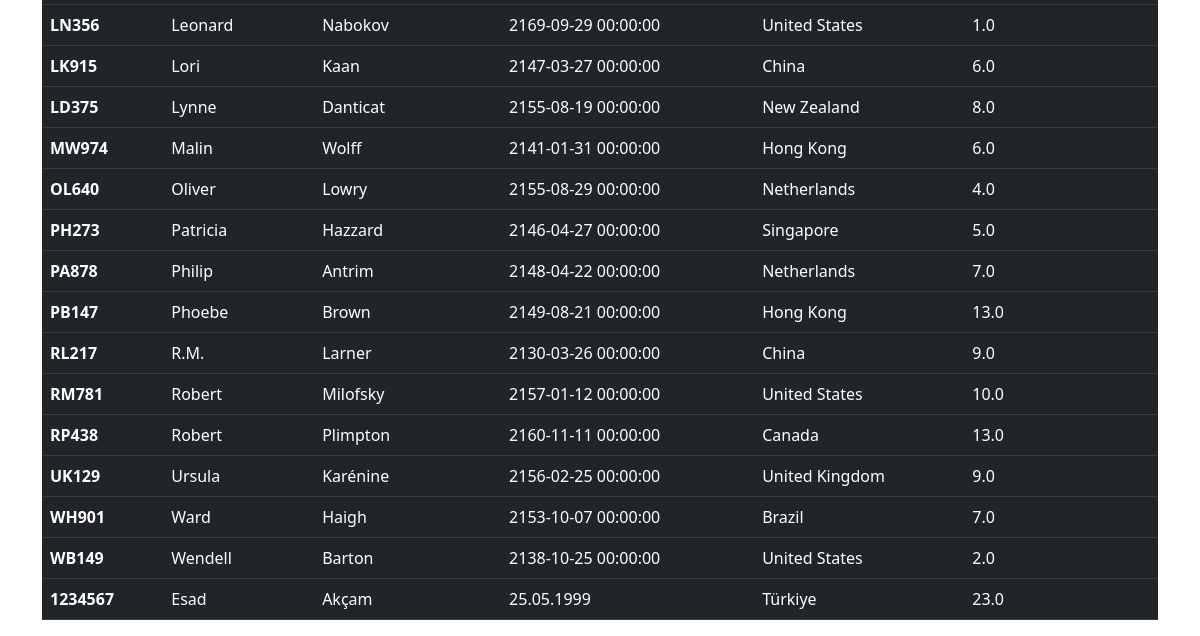
Page /author/showauthor (lower part) on the earlier database version.
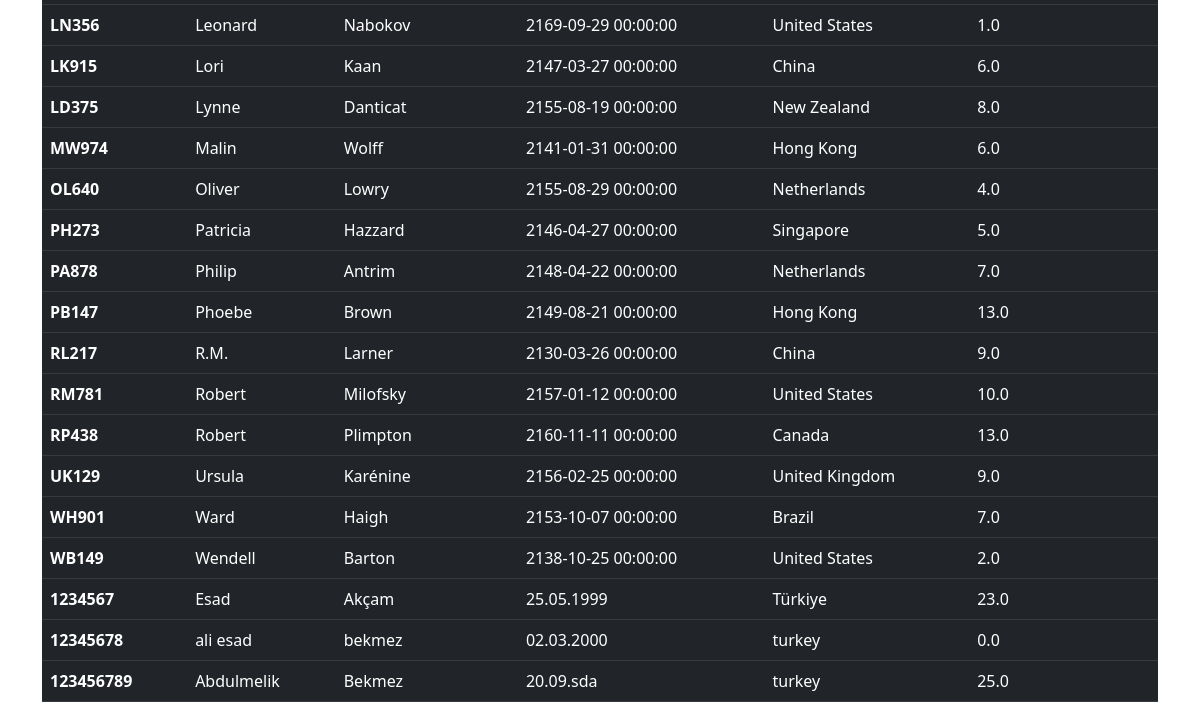
Same page on the later database version.
### tables this page shows
CREATE TABLE "AUTHOR" (
	"AuthID"	TEXT,
	"FirstName"	TEXT,
	"LastName"	TEXT,
	"Birthday"	TIMESTAMP,
	"CountryOfResidence"	TEXT,
	"HrsWritingPerDay"	REAL,
	PRIMARY KEY("AuthID")
);

### server.py (the view)
@app.route("/author/showauthor")
def showauthor():
    con = sqlite3.connect("Bookshop.db")
    con.row_factory = sqlite3.Row
    cur = con.cursor()
    cur.execute("SELECT * FROM Author")
    rows = cur.fetchall()
    return render_template("./author/show_authors.html", rows=rows)

### templates/author/show_authors.html (shortened to what this page needs)
{% extends "layout.html" %}
{% block Body %}
<div class="container" style="padding-top: 15px;">
    <div class="table-responsive">
        <table class="table table-hover table-dark" , style="width: 100%">
            <tbody>
                {% for row in rows %}
                <tr>
                    <th scope="row">{{row["AuthId"]}}</th>
                    <td>{{row["FirstName"]}}</td>
                    <td>{{row["LastName"]}}</td>
                    <td>{{row["Birthday"]}}</td>
                    <td>{{row["CountryOfResidence"]}}</td>
                    <td>{{row["HrsWritingPerDay"]}}</td>
                </tr>
                {% endfor %}
            </tbody>
        </table>
    </div>
</div>
{% endblock %}

### templates/layout.html (shortened to what this page needs)
<!DOCTYPE html>
<html lang="en">
<head>
    <link href="https://cdn.jsdelivr.net/npm/bootstrap@5.1.3/dist/css/bootstrap.min.css" rel="stylesheet"
>
</head>
<body>
    {% block Body %}{% endblock %}
</body>
</html>

Differences in the rows shown:
added AUTHOR: AuthId "12345678", FirstName "ali esad", LastName "bekmez", Birthday "02.03.2000", CountryOfResidence "turkey", HrsWritingPerDay "0.0"
added AUTHOR: AuthId "123456789", FirstName "Abdulmelik", LastName "Bekmez", Birthday "20.09.sda", CountryOfResidence "turkey", HrsWritingPerDay "25.0"
